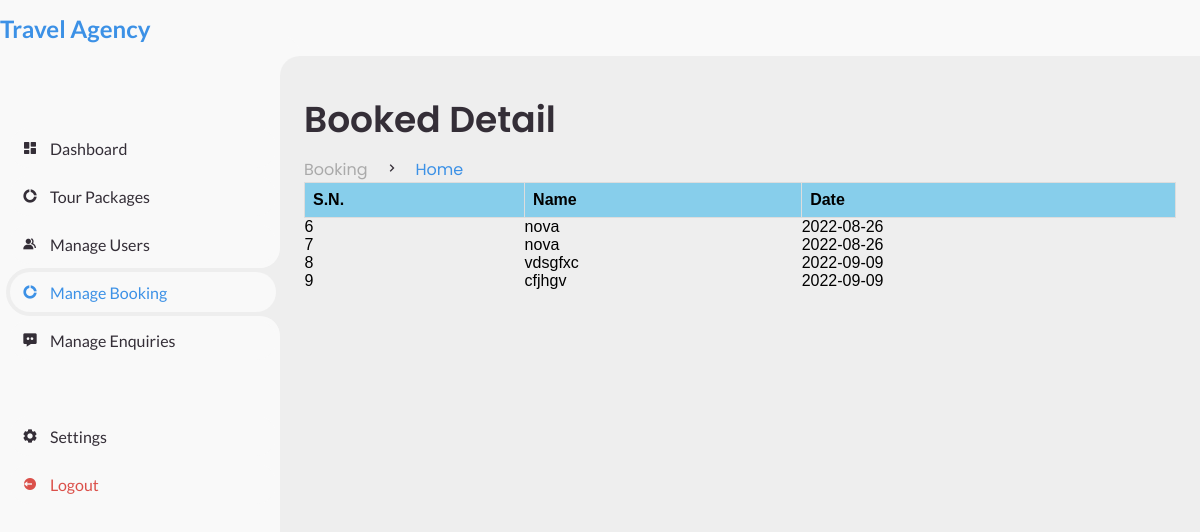
Page /admin/manage-bookings.php on the committed database.
### tables this page shows
CREATE TABLE `reservation` (
  `res_id` int(11) NOT NULL,
  `res_date` date NOT NULL,
  `res_name` varchar(50) NOT NULL,
  `id` int(11) NOT NULL
);

### admin/manage-bookings.php (the view, shortened to what this page needs)
<?php
include "../config.php";
?>
<!DOCTYPE html>
<html lang="en">
<head>
    <link href='https://unpkg.com/boxicons@2.0.9/css/boxicons.min.css' rel='stylesheet'>
    <link rel="stylesheet" href="dashboard.css">
</head>
<body>
<body>
    <section id="sidebar">
        <a href="#" class="brand">
            <span>Travel Agency</span>
        </a>
        <ul class="side-menu top">
            <li>
                <a href="dashboard.php">
                    <i class='bx bxs-dashboard'></i>
                    <span class="text">Dashboard</span>
                </a>
            </li>
            <li>
                <a href="packageadd.php">
                <i class='bx bxs-doughnut-chart'></i>
                    <span class="text">Tour Packages</span>
                </a>
            </li>
            <li>
                <a href="manage-users.php">
                <i class='bx bxs-group'></i>
                    <span class="text">Manage Users</span>
                </a>
            </li>
            <li class="active">
                <a href="manage-bookings.php">
                <i class='bx bxs-doughnut-chart'></i>
                    <span class="text">Manage Booking</span>
                </a>
            </li>
            <li>
                <a href="#">
                <i class='bx bxs-message-dots'></i>
                    <span class="text">Manage Enquiries</span>
                </a>
            </li>
        </ul>
        <ul class="side-menu">
            <li>
                <a href="#">
                    <i class='bx bxs-cog'></i>
                    <span class="text">Settings</span>
                </a>
            </li>
            <li>
                <a href="../logout.php" class="logout">
                    <i class='bx bxs-log-out-circle'></i>
                    <span class="text">Logout</span>
                </a>
            </li>
        </ul>
    </section>
    <section id="content">
        <nav>
        </nav>
        <main>
            <div class="head-title">
                <div class="left">
                    <h1>Booked Detail</h1>
                    <ul class="breadcrumb">
                        <li>
                            <a href="../index.php">Booking</a>
                        </li>
                        <li><i class='bx bx-chevron-right'></i></li>
                        <li>
                            <a class="active" href="#">Home</a>
                        </li>
                    </ul>
                </div>
            </div>
<table class="table my-5" style="font-family: arial, sans-serif; border-collapse: collapse; width: 100%;">
  <thead>
    <tr>
    <th scope="col" style=" background-color: skyblue; border: 1px solid #dddddd; text-align: left; padding: 8px;">S.N.</th>
      <th scope="col" style=" background-color: skyblue; border: 1px solid #dddddd; text-align: left; padding: 8px;">Name</th>
      <th scope="col" style=" background-color: skyblue; border: 1px solid #dddddd; text-align: left; padding: 8px;">Date</th>
    </tr>
  </thead>
  <tbody>
  <?php
  function get_reservation(){
    global $conns;
    $sql="SELECT * FROM reservation";
    $stmt = $conns->prepare($sql);
    $stmt->execute();
    $reservations = $stmt->fetchAll();
return $reservations;
  }
try {
    $reservation = get_reservation();
} catch (Exception $e) {
    $error=$e->getMessage();
    echo $error;
    die();
}
?>
<?php
if($reservation){
    foreach($reservation as $reserve):?>
<tr>
    <td><?=$reserve['res_id'];?></td>
    <td><?=$reserve['res_name'];?></td>
    <td><?=$reserve['res_date'];?></td>
</tr>
<?php
    endforeach;
}else{
 if(isset($error)){
    echo  $error;
 }
}?>
  </tbody>
</table>
</body>
</html>

### admin/dashboard.css (style rules this page uses)
* { margin: 0; padding: 0; box-sizing: border-box; }
a { text-decoration: none; }
li { list-style: none; }
:root { --poppins: 'Poppins', sans-serif; --lato: 'Lato', sans-serif; --light: #F9F9F9; --blue: #3C91E6; --light-blue: #CFE8FF; --grey: #eee; --dark-grey: #AAAAAA; --dark: #342E37; --red: #DB504A; --yellow: #FFCE26; --light-yellow: #FFF2C6; --orange: #FD7238; --light-orange: #FFE0D3; }
html { overflow-x: hidden; }
body { background: var(--grey); overflow-x: hidden; }
#sidebar { position: fixed; top: 0; left: 0; width: 280px; height: 100%; background: var(--light); z-index: 2000; font-family: var(--lato); transition: .3s ease; overflow-x: hidden; scrollbar-width: none; }
#sidebar .brand { font-size: 24px; font-weight: 700; height: 56px; display: flex; align-items: center; color: var(--blue); position: sticky; top: 0; left: 0; background: var(--light); z-index: 500; padding-bottom: 20px; box-sizing: content-box; }
#sidebar .side-menu { width: 100%; margin-top: 48px; }
#sidebar .side-menu li { height: 48px; background: transparent; margin-left: 6px; border-radius: 48px 0 0 48px; padding: 4px; }
#sidebar .side-menu li.active { background: var(--grey); position: relative; }
#sidebar .side-menu li.active::before { content: ''; position: absolute; width: 40px; height: 40px; border-radius: 50%; top: -40px; right: 0; box-shadow: 20px 20px 0 var(--grey); z-index: -1; }
#sidebar .side-menu li.active::after { content: ''; position: absolute; width: 40px; height: 40px; border-radius: 50%; bottom: -40px; right: 0; box-shadow: 20px -20px 0 var(--grey); z-index: -1; }
#sidebar .side-menu li a { width: 100%; height: 100%; background: var(--light); display: flex; align-items: center; border-radius: 48px; font-size: 16px; color: var(--dark); white-space: nowrap; overflow-x: hidden; }
#sidebar .side-menu.top li.active a { color: var(--blue); }
#sidebar .side-menu li a.logout { color: var(--red); }
#sidebar .side-menu li a .bx { min-width: calc(60px - ((4px + 6px) * 2)); display: flex; justify-content: center; }
#content { position: relative; width: calc(100% - 280px); left: 280px; transition: .3s ease; }
#content nav { height: 56px; background: var(--light); padding: 0 24px; display: flex; align-items: center; grid-gap: 24px; font-family: var(--lato); position: sticky; top: 0; left: 0; z-index: 1000; }
#content nav::before { content: ''; position: absolute; width: 40px; height: 40px; bottom: -40px; left: 0; border-radius: 50%; box-shadow: -20px -20px 0 var(--light); }
#content main { width: 100%; padding: 36px 24px; font-family: var(--poppins); max-height: calc(100vh - 56px); overflow-y: auto; }
#content main .head-title { display: flex; align-items: center; justify-content: space-between; grid-gap: 16px; flex-wrap: wrap; }
#content main .head-title .left h1 { font-size: 36px; font-weight: 600; margin-bottom: 10px; color: var(--dark); }
#content main .head-title .left .breadcrumb { display: flex; align-items: center; grid-gap: 16px; }
#content main .head-title .left .breadcrumb li { color: var(--dark); }
#content main .head-title .left .breadcrumb li a { color: var(--dark-grey); pointer-events: none; }
#content main .head-title .left .breadcrumb li a.active { color: var(--blue); pointer-events: unset; }

### rows in the picture
reservation: res_id "6", res_name "nova", res_date "2022-08-26"
reservation: res_id "7", res_name "nova", res_date "2022-08-26"
reservation: res_id "8", res_name "vdsgfxc", res_date "2022-09-09"
reservation: res_id "9", res_name "cfjhgv", res_date "2022-09-09"
